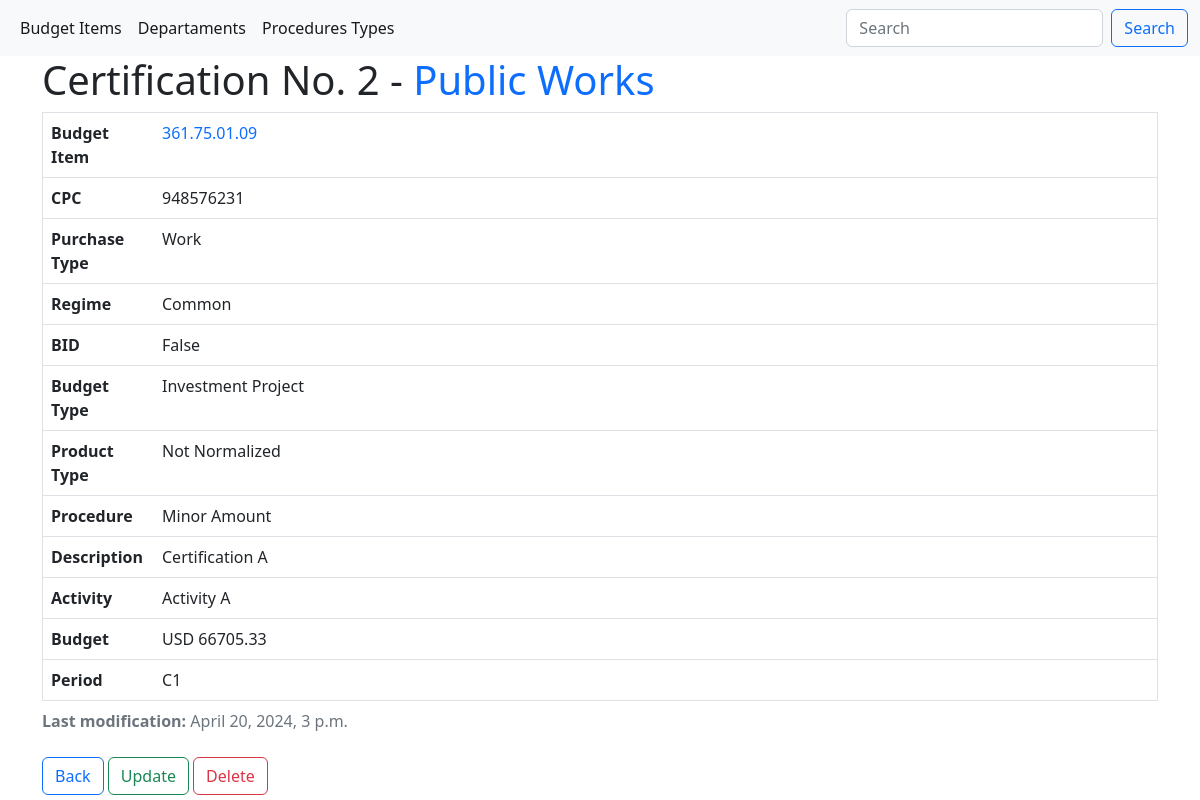
The page /certifications/2/ on the database its author committed.
### certifications/models.py (models this page shows, shortened)
class Certifications(models.Model):
    number = models.AutoField(
        primary_key = True
    )
    procedure = models.ForeignKey(
        ProceduresTypes,
        on_delete = models.CASCADE
    )
    budget_item = models.ForeignKey(
        BudgetItems,
        on_delete = models.CASCADE
    )
    department = models.ForeignKey(
        Departments,
        on_delete = models.CASCADE
    )
    date = models.DateTimeField(
        auto_now = True
    )
    budget = models.FloatField()
    description = models.TextField()
    period = models.IntegerField()

### departments/models.py (models this page shows)
class Departments(models.Model):
    id = models.AutoField(
        primary_key = True
    )
    name = models.CharField(
        max_length = 255
    )
    director = models.CharField(max_length = 255)
    def __str__(self):
        return self.name

### budget_items/models.py (models this page shows)
class BudgetItems(models.Model):
    id = models.AutoField(
        primary_key = True
    )
    number = models.CharField(
        max_length = 255
    )
    cpc = models.CharField(
        max_length = 15
    )
    date = models.DateTimeField(
        auto_now_add = True
    )
    budget = models.FloatField()
    budget_type = models.CharField(
        max_length = 18,
        choices = BUDGET_TYPE_CHOICES
    )
    description = models.TextField()
    activity = models.TextField()
    bid = models.BooleanField()
    def __str__(self):
        return self.number

### procedures_types/models.py (models this page shows)
class ProceduresTypes(models.Model):
    id = models.AutoField(
        primary_key = True
    )
    name = models.CharField(
        max_length = 50
    )
    regime = models.CharField(
        max_length = 14,
        choices = REGIME_CHOICES
    )
    product_type = models.CharField(
        max_length = 14,
        choices = PRODUCT_TYPE_CHOICES
    )
    purchase_type = models.CharField(
        max_length = 16,
        choices = PURCHASE_TYPE_CHOICES
    )
    def __str__(self):
        return self.name

### certifications/views.py (the view)
# urls.py: path("<int:pk>/", CertificationsDetailView.as_view(), name = "detail"),
class CertificationsDetailView(DetailView):
    model = Certifications
    template_name = "certifications_detail.html"

### certifications/templates/certifications_detail.html (shortened to what this page needs)
{% extends 'certifications_base.html' %}
{% block body %}
<table class="table border">
  <caption><b>Last modification:</b> {{ object.date }}</caption>
  <thead class="table-light">
      <tr>
        <h1>Certification No. {{ object.number }} - <a href="{% url 'departments:detail' object.department.id %}" class="text-decoration-none">{{ object.department }}</a></h1>
      </tr>
    </thead>
    <tbody>
      <tr>
        <td style="width: 10%">
          <b>Budget Item</b>
        </td>
        <td>
          <a href = "{% url 'budget_items:detail' object.budget_item.pk %}" class="text-decoration-none">{{ object.budget_item }}</a>
        </td>
      </tr>
      <tr>
        <td style="width: 10%">
          <b>CPC</b>
        </td>
        <td>
          {{ object.budget_item.cpc }}
        </td>
      </tr>
      <tr>
        <td style="width: 10%">
          <b>Purchase Type</b>
        </td>
        <td>{{ object.procedure.purchase_type }}</td>
      </tr>
      <tr>
        <td style="width: 10%">
          <b>Regime</b>
        </td>
        <td>{{ object.procedure.regime }}</td>
      </tr>
      <tr>
        <td style="width: 10%">
          <b>BID</b>
        </td>
        <td>
          {{ object.budget_item.bid }}
        </td>
      </tr>
      <tr>
        <td style="width: 10%">
          <b>Budget Type</b>
        </td>
        <td>
          {{ object.budget_item.budget_type }}
        </td>
      </tr>
      <tr>
        <td style="width: 10%">
          <b>Product Type</b>
        </td>
        <td>{{ object.procedure.product_type }}</td>
      </tr>
      <tr>
        <td style="width: 10%">
          <b>Procedure</b>
        </td>
        <td>{{ object.procedure }}</td>
      </tr>
      <tr>
        <td style="width: 10%">
          <b>Description</b>
        </td>
        <td>{{ object.description }}</td>
      </tr>
      <tr>
        <td style="width: 10%">
          <b>Activity</b>
        </td>
        <td>{{ object.budget_item.activity }}</td>
      </tr>
      <tr>
        <td style="width: 10%">
          <b>Budget</b>
        </td>
        <td>USD {{ object.budget }}</td>
      </tr>
      <tr>
        <td style="width: 10%">
          <b>Period</b>
        </td>
        <td>C{{ object.period }}</td>
      </tr>
    </tbody>
  </table>
  <a href="{% url 'certifications:list' %}" class="btn btn-outline-primary">Back</a>
  <a href="{% url 'certifications:update' object.pk %}" class="btn btn-outline-success">Update</a>
  <a href="{% url 'certifications:delete' object.pk %}" class="btn btn-outline-danger">Delete</a>
{% endblock %}

### rows shown on the page
Certifications: date "April 20, 2024, 3 p.m.", number "2", department "Public Works", budget_item "361.75.01.09", budget_item.cpc "948576231", procedure.purchase_type "Work", procedure.regime "Common", budget_item.bid "False", budget_item.budget_type "Investment Project", procedure.product_type "Not Normalized", procedure "Minor Amount", description "Certification A", budget_item.activity "Activity A", budget "66705.33", period "1"
